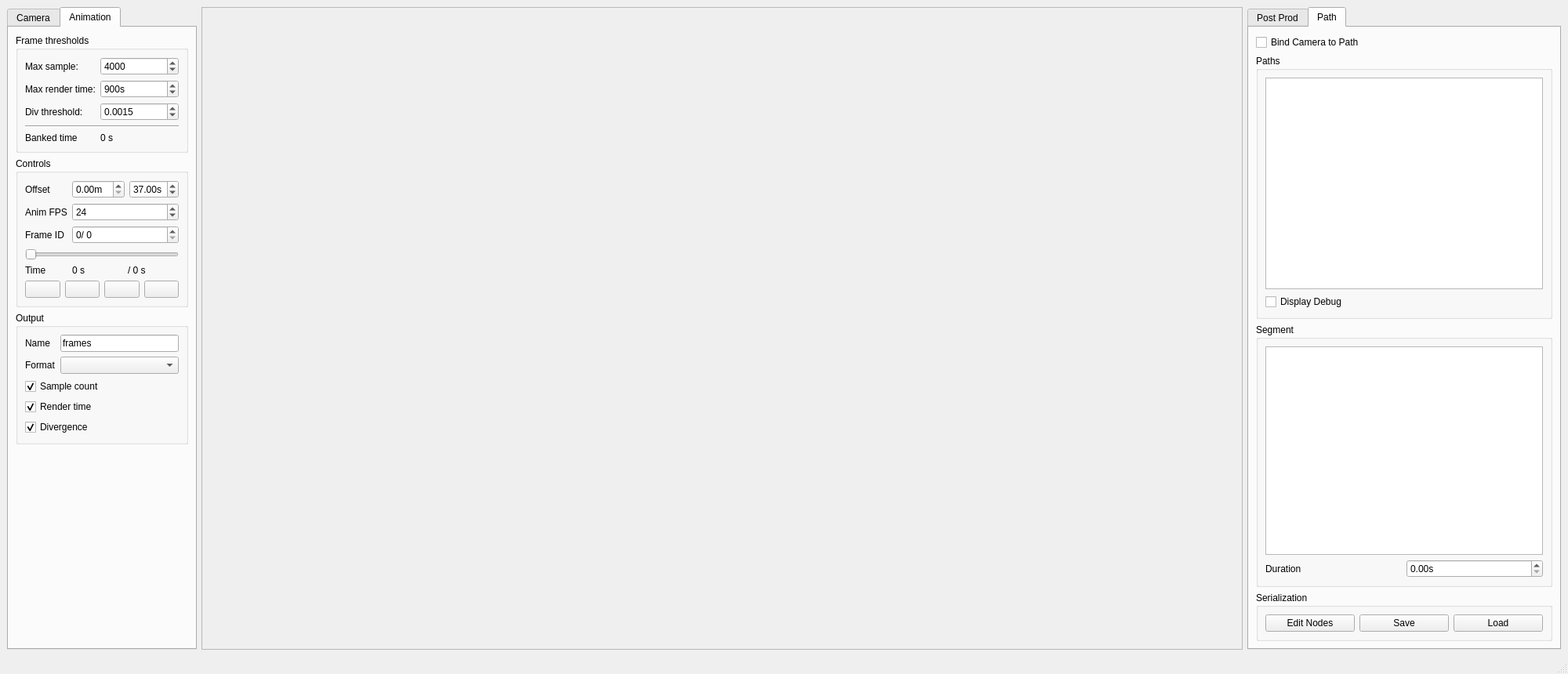
<?xml version="1.0" encoding="UTF-8"?>
<ui version="4.0">
 <class>RaytracerGui</class>
 <widget class="QMainWindow" name="RaytracerGui">
  <property name="geometry">
   <rect>
    <x>0</x>
    <y>0</y>
    <width>2000</width>
    <height>860</height>
   </rect>
  </property>
  <property name="mouseTracking">
   <bool>false</bool>
  </property>
  <property name="windowTitle">
   <string>MainWindow</string>
  </property>
  <widget class="QWidget" name="centralwidget">
   <layout class="QHBoxLayout" name="horizontalLayout_13">
    <item>
     <widget class="QTabWidget" name="leftTabWidget">
      <property name="sizePolicy">
       <sizepolicy hsizetype="Preferred" vsizetype="Expanding">
        <horstretch>0</horstretch>
        <verstretch>0</verstretch>
       </sizepolicy>
      </property>
      <property name="minimumSize">
       <size>
        <width>0</width>
        <height>0</height>
       </size>
      </property>
      <property name="currentIndex">
       <number>1</number>
      </property>
      <widget class="QWidget" name="cameraTab">
       <attribute name="title">
        <string>Camera</string>
       </attribute>
       <layout class="QVBoxLayout" name="verticalLayout_8">
        <item>
         <widget class="QGroupBox" name="dimensionsGroupBox">
          <property name="title">
           <string>Dimensions</string>
          </property>
          <layout class="QVBoxLayout" name="verticalLayout_3">
           <item>
            <widget class="QGroupBox" name="captureGroup">
             <property name="title">
              <string>Capture</string>
             </property>
             <layout class="QVBoxLayout" name="verticalLayout">
              <item>
               <layout class="QHBoxLayout" name="horizontalLayout">
                <item>
                 <widget class="QSpinBox" name="captureDimensionsSpinX">
                  <property name="suffix">
                   <string> x</string>
                  </property>
                  <property name="minimum">
                   <number>16</number>
                  </property>
                  <property name="maximum">
                   <number>3840</number>
                  </property>
                  <property name="value">
                   <number>1280</number>
                  </property>
                 </widget>
                </item>
                <item>
                 <widget class="QSpinBox" name="captureDimensionsSpinY">
                  <property name="suffix">
                   <string> y</string>
                  </property>
                  <property name="minimum">
                   <number>16</number>
                  </property>
                  <property name="maximum">
                   <number>2160</number>
                  </property>
                  <property name="value">
                   <number>720</number>
                  </property>
                 </widget>
                </item>
               </layout>
              </item>
             </layout>
            </widget>
           </item>
           <item>
            <widget class="QGroupBox" name="outputDimensionsGroup">
             <property name="title">
              <string>Output</string>
             </property>
             <layout class="QVBoxLayout" name="verticalLayout_12">
              <item>
               <widget class="QRadioButton" name="matchCaptureSizeRadioBtn">
                <property name="text">
                 <string>Match capture size</string>
                </property>
                <property name="checked">
                 <bool>false</bool>
                </property>
                <attribute name="buttonGroup">
                 <string notr="true">outputDimensionsButtonGroup</string>
                </attribute>
               </widget>
              </item>
              <item>
               <widget class="QRadioButton" name="customOutputDimensionsRadioBtn">
                <property name="text">
                 <string>Use custom dimensions</string>
                </property>
                <property name="checked">
                 <bool>true</bool>
                </property>
                <attribute name="buttonGroup">
                 <string notr="true">outputDimensionsButtonGroup</string>
                </attribute>
               </widget>
              </item>
              <item>
               <widget class="QWidget" name="customOutputDimensionsWidget" native="true">
                <property name="enabled">
                 <bool>true</bool>
                </property>
                <layout class="QHBoxLayout" name="customOutputDimensionsLayout">
                 <item>
                  <widget class="QSpinBox" name="outputDimensionsSpinX">
                   <property name="suffix">
                    <string> x</string>
                   </property>
                   <property name="minimum">
                    <number>16</number>
                   </property>
                   <property name="maximum">
                    <number>3840</number>
                   </property>
                   <property name="value">
                    <number>1280</number>
                   </property>
                  </widget>
                 </item>
                 <item>
                  <widget class="QSpinBox" name="outputDimensionsSpinY">
                   <property name="suffix">
                    <string> y</string>
                   </property>
                   <property name="minimum">
                    <number>16</number>
                   </property>
                   <property name="maximum">
                    <number>2160</number>
                   </property>
                   <property name="value">
                    <number>720</number>
                   </property>
                  </widget>
                 </item>
                </layout>
               </widget>
              </item>
             </layout>
            </widget>
           </item>
           <item>
            <widget class="QPushButton" name="fullscreenButton">
             <property name="text">
              <string>Show fullscreen (Esc to exit)</string>
             </property>
            </widget>
           </item>
          </layout>
         </widget>
        </item>
        <item>
         <widget class="QGroupBox" name="fieldOfViewGroup">
          <property name="title">
           <string>Field of view</string>
          </property>
          <layout class="QHBoxLayout" name="horizontalLayout_19">
           <item>
            <widget class="QSlider" name="fieldOfViewSlider">
             <property name="minimum">
              <number>10</number>
             </property>
             <property name="maximum">
              <number>100</number>
             </property>
             <property name="value">
              <number>60</number>
             </property>
             <property name="orientation">
              <enum>Qt::Horizontal</enum>
             </property>
             <property name="tickPosition">
              <enum>QSlider::TicksBelow</enum>
             </property>
             <property name="tickInterval">
              <number>10</number>
             </property>
            </widget>
           </item>
           <item>
            <widget class="QSpinBox" name="fieldOfViewSpin">
             <property name="suffix">
              <string>deg</string>
             </property>
             <property name="minimum">
              <number>10</number>
             </property>
             <property name="maximum">
              <number>100</number>
             </property>
             <property name="value">
              <number>60</number>
             </property>
            </widget>
           </item>
          </layout>
         </widget>
        </item>
        <item>
         <widget class="QGroupBox" name="depthOfFieldGroup">
          <property name="title">
           <string>Depth of field</string>
          </property>
          <layout class="QFormLayout" name="formLayout">
           <item row="0" column="0">
            <widget class="QLabel" name="dofDistanceLabel">
             <property name="text">
              <string>Distance</string>
             </property>
            </widget>
           </item>
           <item row="0" column="1">
            <widget class="QDoubleSpinBox" name="dofDistanceSpin">
             <property name="suffix">
              <string>m</string>
             </property>
             <property name="minimum">
              <double>0.500000000000000</double>
             </property>
             <property name="maximum">
              <double>1000.000000000000000</double>
             </property>
             <property name="value">
              <double>1.000000000000000</double>
             </property>
            </widget>
           </item>
           <item row="1" column="0">
            <widget class="QLabel" name="dofApertureLabel">
             <property name="text">
              <string>Aperture</string>
             </property>
            </widget>
           </item>
           <item row="1" column="1">
            <widget class="QDoubleSpinBox" name="dofApertureSpin">
             <property name="value">
              <double>0.000000000000000</double>
             </property>
            </widget>
           </item>
          </layout>
         </widget>
        </item>
        <item>
         <widget class="QGroupBox" name="visualizationGroup">
          <property name="title">
           <string>Visualization</string>
          </property>
          <layout class="QFormLayout" name="formLayout_2">
           <item row="0" column="0" colspan="2">
            <widget class="QCheckBox" name="updateEachTileCheck">
             <property name="text">
              <string>Update each tile</string>
             </property>
             <property name="checked">
              <bool>true</bool>
             </property>
            </widget>
           </item>
           <item row="1" column="0">
            <widget class="QLabel" name="colorOutputLabel">
             <property name="text">
              <string>Color ouput:</string>
             </property>
            </widget>
           </item>
           <item row="1" column="1">
            <widget class="QComboBox" name="colorOutputCombo"/>
           </item>
          </layout>
         </widget>
        </item>
        <item>
         <spacer name="cameraSpacer">
          <property name="orientation">
           <enum>Qt::Vertical</enum>
          </property>
          <property name="sizeHint" stdset="0">
           <size>
            <width>20</width>
            <height>40</height>
           </size>
          </property>
         </spacer>
        </item>
       </layout>
      </widget>
      <widget class="QWidget" name="animationTab">
       <attribute name="title">
        <string>Animation</string>
       </attribute>
       <layout class="QVBoxLayout" name="verticalLayout_11">
        <item>
         <widget class="QGroupBox" name="frameThresholdsGroup">
          <property name="title">
           <string>Frame thresholds</string>
          </property>
          <layout class="QFormLayout" name="formLayout_4">
           <item row="0" column="0">
            <widget class="QLabel" name="maxSampleLabel">
             <property name="text">
              <string>Max sample:</string>
             </property>
            </widget>
           </item>
           <item row="0" column="1">
            <widget class="QSpinBox" name="maxSampleSpin">
             <property name="minimum">
              <number>2</number>
             </property>
             <property name="maximum">
              <number>65536</number>
             </property>
             <property name="value">
              <number>4000</number>
             </property>
            </widget>
           </item>
           <item row="1" column="0">
            <widget class="QLabel" name="maxTimeLabel">
             <property name="text">
              <string>Max render time:</string>
             </property>
            </widget>
           </item>
           <item row="1" column="1">
            <widget class="QSpinBox" name="maxTimeSpin">
             <property name="suffix">
              <string>s</string>
             </property>
             <property name="maximum">
              <number>3600</number>
             </property>
             <property name="value">
              <number>900</number>
             </property>
            </widget>
           </item>
           <item row="2" column="0">
            <widget class="QLabel" name="divThresholdLabel">
             <property name="text">
              <string>Div threshold:</string>
             </property>
            </widget>
           </item>
           <item row="2" column="1">
            <widget class="QDoubleSpinBox" name="divThresholdSpin">
             <property name="decimals">
              <number>4</number>
             </property>
             <property name="maximum">
              <double>1.000000000000000</double>
             </property>
             <property name="singleStep">
              <double>0.000100000000000</double>
             </property>
             <property name="value">
              <double>0.001500000000000</double>
             </property>
            </widget>
           </item>
           <item row="3" column="0" colspan="2">
            <widget class="Line" name="line">
             <property name="orientation">
              <enum>Qt::Horizontal</enum>
             </property>
            </widget>
           </item>
           <item row="4" column="0">
            <widget class="QLabel" name="bankedTimeTitleLabel">
             <property name="text">
              <string>Banked time</string>
             </property>
            </widget>
           </item>
           <item row="4" column="1">
            <widget class="QLabel" name="bankedTimeValueLabel">
             <property name="text">
              <string>0 s</string>
             </property>
            </widget>
           </item>
          </layout>
         </widget>
        </item>
        <item>
         <widget class="QGroupBox" name="animControlGroup">
          <property name="title">
           <string>Controls</string>
          </property>
          <layout class="QFormLayout" name="formLayout_3">
           <item row="1" column="0">
            <widget class="QLabel" name="animFpsLabel">
             <property name="text">
              <string>Anim FPS</string>
             </property>
            </widget>
           </item>
           <item row="1" column="1">
            <widget class="QSpinBox" name="animFpsSpin">
             <property name="minimum">
              <number>5</number>
             </property>
             <property name="maximum">
              <number>60</number>
             </property>
             <property name="value">
              <number>24</number>
             </property>
            </widget>
           </item>
           <item row="2" column="0">
            <widget class="QLabel" name="animFrameLabel">
             <property name="text">
              <string>Frame ID</string>
             </property>
            </widget>
           </item>
           <item row="2" column="1">
            <widget class="QSpinBox" name="animFrameSpin">
             <property name="suffix">
              <string>/ 0</string>
             </property>
            </widget>
           </item>
           <item row="3" column="0" colspan="2">
            <widget class="QSlider" name="animFrameSlider">
             <property name="orientation">
              <enum>Qt::Horizontal</enum>
             </property>
            </widget>
           </item>
           <item row="5" column="0" colspan="2">
            <layout class="QHBoxLayout" name="horizontalLayout_2">
             <item>
              <widget class="QPushButton" name="resetAnimButton">
               <property name="sizePolicy">
                <sizepolicy hsizetype="Preferred" vsizetype="Preferred">
                 <horstretch>0</horstretch>
                 <verstretch>0</verstretch>
                </sizepolicy>
               </property>
               <property name="styleSheet">
                <string notr="true"/>
               </property>
               <property name="text">
                <string/>
               </property>
               <property name="icon">
                <iconset resource="resources/CpuRaytracing.qrc">
                 <normaloff>:/CpuRaytracing/1454898768_replay.png</normaloff>:/CpuRaytracing/1454898768_replay.png</iconset>
               </property>
              </widget>
             </item>
             <item>
              <widget class="QPushButton" name="recordAnimButton">
               <property name="sizePolicy">
                <sizepolicy hsizetype="Ignored" vsizetype="Fixed">
                 <horstretch>0</horstretch>
                 <verstretch>0</verstretch>
                </sizepolicy>
               </property>
               <property name="text">
                <string/>
               </property>
               <property name="icon">
                <iconset resource="resources/CpuRaytracing.qrc">
                 <normaloff>:/CpuRaytracing/1456006623_Gnome-Media-Record-64.png</normaloff>:/CpuRaytracing/1456006623_Gnome-Media-Record-64.png</iconset>
               </property>
               <property name="checkable">
                <bool>true</bool>
               </property>
              </widget>
             </item>
             <item>
              <widget class="QPushButton" name="playAnimButton">
               <property name="sizePolicy">
                <sizepolicy hsizetype="Ignored" vsizetype="Fixed">
                 <horstretch>0</horstretch>
                 <verstretch>0</verstretch>
                </sizepolicy>
               </property>
               <property name="text">
                <string/>
               </property>
               <property name="icon">
                <iconset resource="resources/CpuRaytracing.qrc">
                 <normaloff>:/CpuRaytracing/1454898739_play-circle-outline.png</normaloff>
                 <normalon>:/CpuRaytracing/1456006111_pause-circle-outline.png</normalon>:/CpuRaytracing/1454898739_play-circle-outline.png</iconset>
               </property>
               <property name="checkable">
                <bool>true</bool>
               </property>
              </widget>
             </item>
             <item>
              <widget class="QPushButton" name="fastAnimButton">
               <property name="sizePolicy">
                <sizepolicy hsizetype="Ignored" vsizetype="Fixed">
                 <horstretch>0</horstretch>
                 <verstretch>0</verstretch>
                </sizepolicy>
               </property>
               <property name="text">
                <string/>
               </property>
               <property name="icon">
                <iconset resource="resources/CpuRaytracing.qrc">
                 <normaloff>:/CpuRaytracing/1454898776_fast-forward.png</normaloff>:/CpuRaytracing/1454898776_fast-forward.png</iconset>
               </property>
               <property name="checkable">
                <bool>true</bool>
               </property>
              </widget>
             </item>
            </layout>
           </item>
           <item row="4" column="0">
            <widget class="QLabel" name="animeTimeLabel">
             <property name="text">
              <string>Time</string>
             </property>
            </widget>
           </item>
           <item row="4" column="1">
            <layout class="QHBoxLayout" name="horizontalLayout_4">
             <item>
              <widget class="QLabel" name="animTimeValue">
               <property name="text">
                <string>0 s</string>
               </property>
              </widget>
             </item>
             <item>
              <widget class="QLabel" name="animTimeSuffix">
               <property name="text">
                <string>/ 0 s</string>
               </property>
              </widget>
             </item>
            </layout>
           </item>
           <item row="0" column="0">
            <widget class="QLabel" name="animTimeOffsetLabel">
             <property name="text">
              <string>Offset</string>
             </property>
            </widget>
           </item>
           <item row="0" column="1">
            <layout class="QHBoxLayout" name="horizontalLayout_7">
             <item>
              <widget class="QDoubleSpinBox" name="animTimeOffsetMinSpin">
               <property name="suffix">
                <string>m</string>
               </property>
              </widget>
             </item>
             <item>
              <widget class="QDoubleSpinBox" name="animTimeOffsetSecSpin">
               <property name="suffix">
                <string>s</string>
               </property>
               <property name="value">
                <double>37.000000000000000</double>
               </property>
              </widget>
             </item>
            </layout>
           </item>
          </layout>
         </widget>
        </item>
        <item>
         <widget class="QGroupBox" name="animOutputGroup">
          <property name="title">
           <string>Output</string>
          </property>
          <layout class="QFormLayout" name="formLayout_5">
           <item row="0" column="0">
            <widget class="QLabel" name="animNameLabel">
             <property name="text">
              <string>Name</string>
             </property>
            </widget>
           </item>
           <item row="0" column="1">
            <widget class="QLineEdit" name="animNameEdit">
             <property name="text">
              <string>frames</string>
             </property>
            </widget>
           </item>
           <item row="1" column="0">
            <widget class="QLabel" name="outputFormatLabel">
             <property name="text">
              <string>Format</string>
             </property>
            </widget>
           </item>
           <item row="1" column="1">
            <widget class="QComboBox" name="outputFormatCombo"/>
           </item>
           <item row="2" column="0" colspan="2">
            <widget class="QCheckBox" name="animNameSampleCountCheck">
             <property name="text">
              <string>Sample count</string>
             </property>
             <property name="checked">
              <bool>true</bool>
             </property>
            </widget>
           </item>
           <item row="3" column="0" colspan="2">
            <widget class="QCheckBox" name="animNameRenderTimeCheck">
             <property name="text">
              <string>Render time</string>
             </property>
             <property name="checked">
              <bool>true</bool>
             </property>
            </widget>
           </item>
           <item row="4" column="0" colspan="2">
            <widget class="QCheckBox" name="animNameDivergenceCheck">
             <property name="text">
              <string>Divergence</string>
             </property>
             <property name="checked">
              <bool>true</bool>
             </property>
            </widget>
           </item>
          </layout>
         </widget>
        </item>
        <item>
         <spacer name="verticalSpacer">
          <property name="orientation">
           <enum>Qt::Vertical</enum>
          </property>
          <property name="sizeHint" stdset="0">
           <size>
            <width>20</width>
            <height>40</height>
           </size>
          </property>
         </spacer>
        </item>
       </layout>
      </widget>
     </widget>
    </item>
    <item>
     <widget class="QScrollArea" name="raytracedScrollView">
      <property name="mouseTracking">
       <bool>false</bool>
      </property>
      <property name="horizontalScrollBarPolicy">
       <enum>Qt::ScrollBarAsNeeded</enum>
      </property>
      <property name="widgetResizable">
       <bool>false</bool>
      </property>
      <property name="alignment">
       <set>Qt::AlignCenter</set>
      </property>
      <widget class="QWidget" name="raytracedScollViewContents">
       <property name="geometry">
        <rect>
         <x>149</x>
         <y>63</y>
         <width>978</width>
         <height>660</height>
        </rect>
       </property>
      </widget>
     </widget>
    </item>
    <item>
     <widget class="QTabWidget" name="rightTabWidget">
      <property name="sizePolicy">
       <sizepolicy hsizetype="Preferred" vsizetype="Expanding">
        <horstretch>0</horstretch>
        <verstretch>0</verstretch>
       </sizepolicy>
      </property>
      <property name="minimumSize">
       <size>
        <width>400</width>
        <height>0</height>
       </size>
      </property>
      <property name="toolTip">
       <string>&lt;html&gt;&lt;head/&gt;&lt;body&gt;&lt;p&gt;&lt;br/&gt;&lt;/p&gt;&lt;/body&gt;&lt;/html&gt;</string>
      </property>
      <property name="currentIndex">
       <number>1</number>
      </property>
      <widget class="QWidget" name="postProdTab">
       <attribute name="title">
        <string>Post Prod</string>
       </attribute>
       <layout class="QVBoxLayout" name="verticalLayout_7">
        <item>
         <widget class="QGroupBox" name="lowpassFilterGroup">
          <property name="title">
           <string>Low-pass Filter</string>
          </property>
          <layout class="QVBoxLayout" name="verticalLayout_5">
           <item>
            <widget class="QCheckBox" name="activateLowpassCheck">
             <property name="text">
              <string>Activate low-pass</string>
             </property>
             <property name="checked">
              <bool>false</bool>
             </property>
            </widget>
           </item>
           <item>
            <widget class="QWidget" name="lowpassWidget" native="true">
             <property name="enabled">
              <bool>true</bool>
             </property>
             <layout class="QVBoxLayout" name="verticalLayout_6">
              <property name="leftMargin">
               <number>0</number>
              </property>
              <property name="topMargin">
               <number>0</number>
              </property>
              <property name="rightMargin">
               <number>0</number>
              </property>
              <property name="bottomMargin">
               <number>0</number>
              </property>
              <item>
               <layout class="QFormLayout" name="lowpassLayout">
                <item row="0" column="0">
                 <widget class="QLabel" name="lowpassSizeLabel">
                  <property name="text">
                   <string>Size: </string>
                  </property>
                 </widget>
                </item>
                <item row="0" column="1">
                 <widget class="QComboBox" name="lowpassSizeCombo">
                  <property name="enabled">
                   <bool>true</bool>
                  </property>
                  <item>
                   <property name="text">
                    <string>3x3</string>
                   </property>
                  </item>
                  <item>
                   <property name="text">
                    <string>5x5</string>
                   </property>
                  </item>
                 </widget>
                </item>
                <item row="1" column="0">
                 <widget class="QLabel" name="lowpassVarianceLabel">
                  <property name="text">
                   <string>Variance: </string>
                  </property>
                 </widget>
                </item>
                <item row="1" column="1">
                 <widget class="QDoubleSpinBox" name="lowpassVarianceSpin">
                  <property name="enabled">
                   <bool>true</bool>
                  </property>
                  <property name="maximum">
                   <double>5.000000000000000</double>
                  </property>
                  <property name="singleStep">
                   <double>0.100000000000000</double>
                  </property>
                  <property name="value">
                   <double>0.500000000000000</double>
                  </property>
                 </widget>
                </item>
               </layout>
              </item>
              <item>
               <widget class="QCheckBox" name="useAdaptativeFilteringCheck">
                <property name="text">
                 <string>Use adaptative filtering</string>
                </property>
               </widget>
              </item>
              <item>
               <widget class="QWidget" name="adaptativeLayout" native="true">
                <property name="enabled">
                 <bool>true</bool>
                </property>
                <layout class="QHBoxLayout" name="horizontalLayout_11">
                 <property name="leftMargin">
                  <number>0</number>
                 </property>
                 <property name="topMargin">
                  <number>0</number>
                 </property>
                 <property name="rightMargin">
                  <number>0</number>
                 </property>
                 <property name="bottomMargin">
                  <number>0</number>
                 </property>
                 <item>
                  <widget class="QSlider" name="adaptativeFactorSlider">
                   <property name="enabled">
                    <bool>true</bool>
                   </property>
                   <property name="maximum">
                    <number>100</number>
                   </property>
                   <property name="value">
                    <number>100</number>
                   </property>
                   <property name="orientation">
                    <enum>Qt::Horizontal</enum>
                   </property>
                   <property name="tickPosition">
                    <enum>QSlider::TicksBelow</enum>
                   </property>
                   <property name="tickInterval">
                    <number>25</number>
                   </property>
                  </widget>
                 </item>
                 <item>
                  <widget class="QLabel" name="adaptativeFactorLabel">
                   <property name="enabled">
                    <bool>true</bool>
                   </property>
                   <property name="minimumSize">
                    <size>
                     <width>45</width>
                     <height>0</height>
                    </size>
                   </property>
                   <property name="maximumSize">
                    <size>
                     <width>45</width>
                     <height>16777215</height>
                    </size>
                   </property>
                   <property name="text">
                    <string>100%</string>
                   </property>
                  </widget>
                 </item>
                </layout>
               </widget>
              </item>
              <item>
               <widget class="QTableWidget" name="kernelTable">
                <property name="minimumSize">
                 <size>
                  <width>225</width>
                  <height>150</height>
                 </size>
                </property>
                <property name="maximumSize">
                 <size>
                  <width>225</width>
                  <height>150</height>
                 </size>
                </property>
                <property name="verticalScrollBarPolicy">
                 <enum>Qt::ScrollBarAlwaysOff</enum>
                </property>
                <property name="horizontalScrollBarPolicy">
                 <enum>Qt::ScrollBarAlwaysOff</enum>
                </property>
                <attribute name="horizontalHeaderVisible">
                 <bool>false</bool>
                </attribute>
                <attribute name="horizontalHeaderDefaultSectionSize">
                 <number>45</number>
                </attribute>
                <attribute name="horizontalHeaderMinimumSectionSize">
                 <number>41</number>
                </attribute>
                <attribute name="verticalHeaderVisible">
                 <bool>false</bool>
                </attribute>
                <attribute name="verticalHeaderDefaultSectionSize">
                 <number>30</number>
                </attribute>
                <row>
                 <property name="text">
                  <string>x-2</string>
                 </property>
                </row>
                <row>
                 <property name="text">
                  <string>x-1</string>
                 </property>
                </row>
                <row>
                 <property name="text">
                  <string>x0</string>
                 </property>
                </row>
                <row>
                 <property name="text">
                  <string>x+1</string>
                 </property>
                </row>
                <row>
                 <property name="text">
                  <string>x+2</string>
                 </property>
                </row>
                <column>
                 <property name="text">
                  <string>y-2</string>
                 </property>
                </column>
                <column>
                 <property name="text">
                  <string>y-1</string>
                 </property>
                </column>
                <column>
                 <property name="text">
                  <string>y0</string>
                 </property>
                </column>
                <column>
                 <property name="text">
                  <string>y+1</string>
                 </property>
                </column>
                <column>
                 <property name="text">
                  <string>y+2</string>
                 </property>
                </column>
                <item row="0" column="0">
                 <property name="text">
                  <string/>
                 </property>
                 <property name="flags">
                  <set>NoItemFlags</set>
                 </property>
                </item>
               </widget>
              </item>
             </layout>
            </widget>
           </item>
          </layout>
         </widget>
        </item>
        <item>
         <widget class="QGroupBox" name="temperatureGroup">
          <property name="title">
           <string>Temperature</string>
          </property>
          <layout class="QHBoxLayout" name="horizontalLayout_9">
           <item>
            <widget class="QSpinBox" name="temperatureSpin">
             <property name="buttonSymbols">
              <enum>QAbstractSpinBox::UpDownArrows</enum>
             </property>
             <property name="suffix">
              <string> K</string>
             </property>
             <property name="minimum">
              <number>2000</number>
             </property>
             <property name="maximum">
              <number>20000</number>
             </property>
             <property name="singleStep">
              <number>250</number>
             </property>
             <property name="value">
              <number>6500</number>
             </property>
            </widget>
           </item>
           <item>
            <widget class="QPushButton" name="temperatureDefaultBtn">
             <property name="enabled">
              <bool>false</bool>
             </property>
             <property name="sizePolicy">
              <sizepolicy hsizetype="Maximum" vsizetype="Fixed">
               <horstretch>0</horstretch>
               <verstretch>0</verstretch>
              </sizepolicy>
             </property>
             <property name="text">
              <string>Default</string>
             </property>
            </widget>
           </item>
          </layout>
         </widget>
        </item>
        <item>
         <widget class="QGroupBox" name="luminosityGroup">
          <property name="title">
           <string>Luminosity</string>
          </property>
          <layout class="QHBoxLayout" name="horizontalLayout_12">
           <item>
            <widget class="QSlider" name="luminositySlider">
             <property name="maximum">
              <number>100</number>
             </property>
             <property name="value">
              <number>50</number>
             </property>
             <property name="orientation">
              <enum>Qt::Horizontal</enum>
             </property>
             <property name="tickPosition">
              <enum>QSlider::TicksBelow</enum>
             </property>
             <property name="tickInterval">
              <number>25</number>
             </property>
            </widget>
           </item>
           <item>
            <widget class="QLabel" name="luminosityLabel">
             <property name="minimumSize">
              <size>
               <width>45</width>
               <height>0</height>
              </size>
             </property>
             <property name="maximumSize">
              <size>
               <width>45</width>
               <height>16777215</height>
              </size>
             </property>
             <property name="text">
              <string>0.0</string>
             </property>
            </widget>
           </item>
          </layout>
         </widget>
        </item>
        <item>
         <widget class="QGroupBox" name="contrastGroup">
          <property name="title">
           <string>Contrast</string>
          </property>
          <layout class="QHBoxLayout" name="horizontalLayout_10">
           <item>
            <widget class="QSlider" name="contrastSlider">
             <property name="maximum">
              <number>100</number>
             </property>
             <property name="value">
              <number>50</number>
             </property>
             <property name="orientation">
              <enum>Qt::Horizontal</enum>
             </property>
             <property name="tickPosition">
              <enum>QSlider::TicksBelow</enum>
             </property>
             <property name="tickInterval">
              <number>25</number>
             </property>
            </widget>
           </item>
           <item>
            <widget class="QLabel" name="contrastLabel">
             <property name="minimumSize">
              <size>
               <width>45</width>
               <height>0</height>
              </size>
             </property>
             <property name="maximumSize">
              <size>
               <width>45</width>
               <height>16777215</height>
              </size>
             </property>
             <property name="text">
              <string>100%</string>
             </property>
            </widget>
           </item>
          </layout>
         </widget>
        </item>
        <item>
         <widget class="QPushButton" name="saveButton">
          <property name="text">
           <string>Save Ouput Image</string>
          </property>
         </widget>
        </item>
        <item>
         <spacer name="postProdSpacer">
          <property name="orientation">
           <enum>Qt::Vertical</enum>
          </property>
          <property name="sizeHint" stdset="0">
           <size>
            <width>20</width>
            <height>40</height>
           </size>
          </property>
         </spacer>
        </item>
       </layout>
      </widget>
      <widget class="QWidget" name="pathTab">
       <attribute name="title">
        <string>Path</string>
       </attribute>
       <layout class="QVBoxLayout" name="verticalLayout_9">
        <item>
         <widget class="QCheckBox" name="bindCameraToPathCheck">
          <property name="text">
           <string>Bind Camera to Path</string>
          </property>
          <property name="checked">
           <bool>false</bool>
          </property>
         </widget>
        </item>
        <item>
         <widget class="QGroupBox" name="pathsGroup">
          <property name="title">
           <string>Paths</string>
          </property>
          <layout class="QVBoxLayout" name="verticalLayout_2">
           <item>
            <widget class="QTreeView" name="pathsTree">
             <attribute name="headerVisible">
              <bool>false</bool>
             </attribute>
            </widget>
           </item>
           <item>
            <layout class="QHBoxLayout" name="horizontalLayout_3">
             <item>
              <widget class="QCheckBox" name="displayDebugCheck">
               <property name="text">
                <string>Display Debug</string>
               </property>
              </widget>
             </item>
            </layout>
           </item>
          </layout>
         </widget>
        </item>
        <item>
         <widget class="QGroupBox" name="segmentGroup">
          <property name="title">
           <string>Segment</string>
          </property>
          <layout class="QVBoxLayout" name="verticalLayout_4">
           <item>
            <widget class="QTableWidget" name="segmentTable"/>
           </item>
           <item>
            <layout class="QHBoxLayout" name="horizontalLayout_5">
             <item>
              <widget class="QLabel" name="durationLabel">
               <property name="text">
                <string>Duration</string>
               </property>
              </widget>
             </item>
             <item>
              <widget class="QDoubleSpinBox" name="durationSpin">
               <property name="suffix">
                <string>s</string>
               </property>
               <property name="maximum">
                <double>300.000000000000000</double>
               </property>
              </widget>
             </item>
            </layout>
           </item>
          </layout>
         </widget>
        </item>
        <item>
         <widget class="QGroupBox" name="serializationGroup">
          <property name="title">
           <string>Serialization</string>
          </property>
          <layout class="QHBoxLayout" name="horizontalLayout_6">
           <item>
            <widget class="QPushButton" name="editNodesButton">
             <property name="text">
              <string>Edit Nodes</string>
             </property>
            </widget>
           </item>
           <item>
            <widget class="QPushButton" name="savePathsButton">
             <property name="text">
              <string>Save</string>
             </property>
            </widget>
           </item>
           <item>
            <widget class="QPushButton" name="loadPathsButton">
             <property name="text">
              <string>Load</string>
             </property>
            </widget>
           </item>
          </layout>
         </widget>
        </item>
       </layout>
      </widget>
     </widget>
    </item>
   </layout>
   <zorder>rightTabWidget</zorder>
   <zorder>raytracedScrollView</zorder>
   <zorder>leftTabWidget</zorder>
  </widget>
  <widget class="QStatusBar" name="statusbar"/>
  <widget class="QMenuBar" name="menubar">
   <property name="geometry">
    <rect>
     <x>0</x>
     <y>0</y>
     <width>2000</width>
     <height>27</height>
    </rect>
   </property>
  </widget>
 </widget>
 <resources>
  <include location="resources/CpuRaytracing.qrc"/>
 </resources>
 <connections/>
 <buttongroups>
  <buttongroup name="outputDimensionsButtonGroup"/>
 </buttongroups>
</ui>
